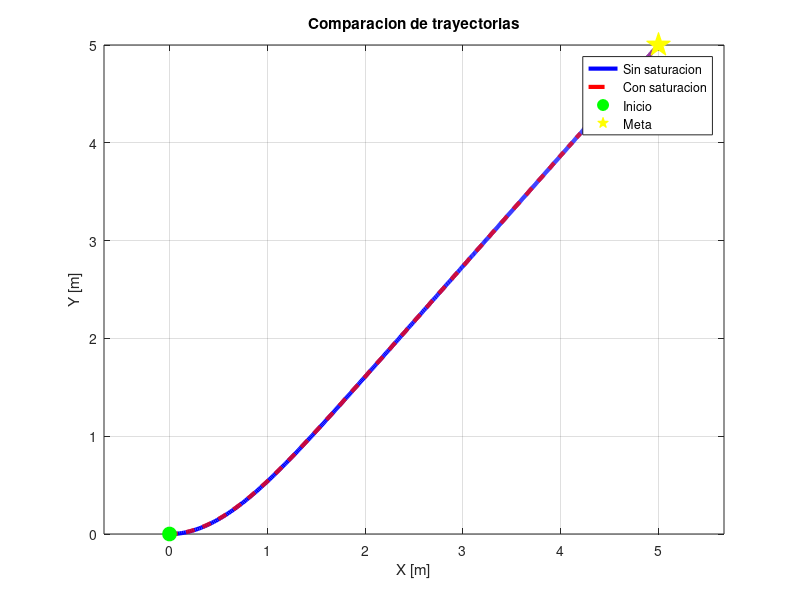
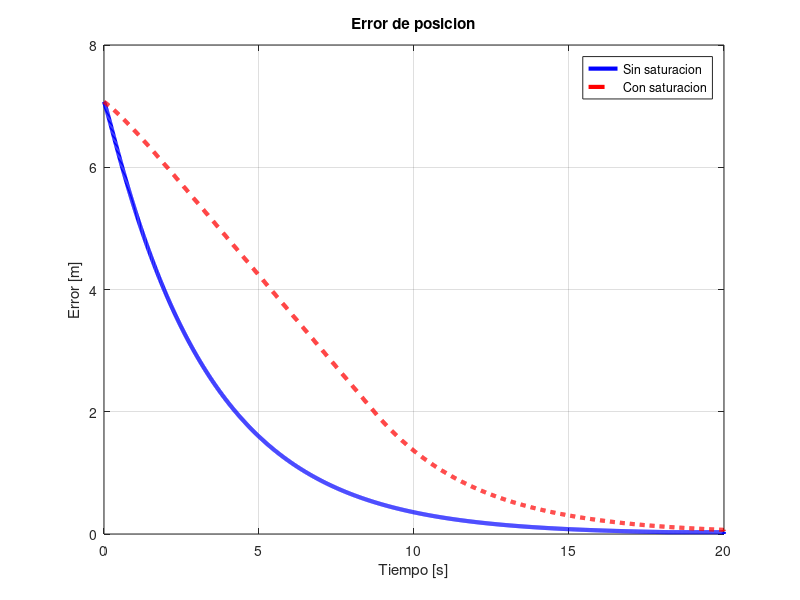
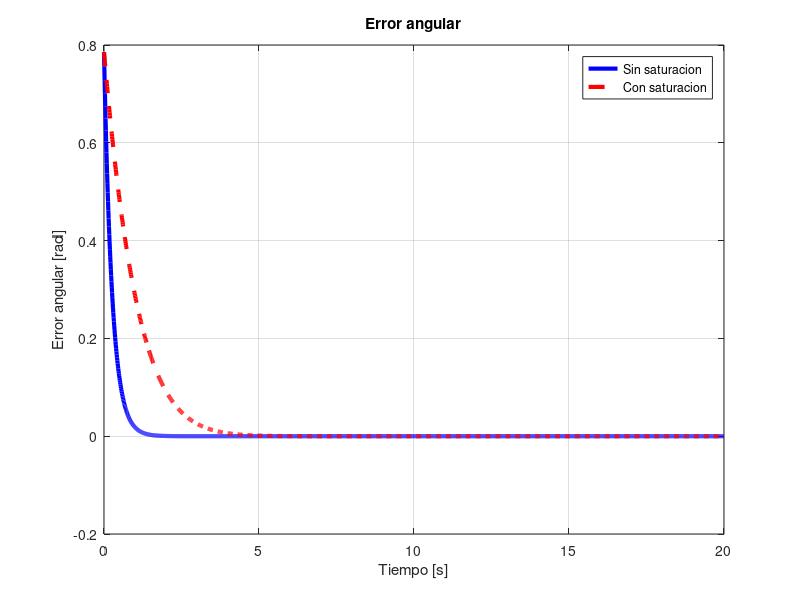
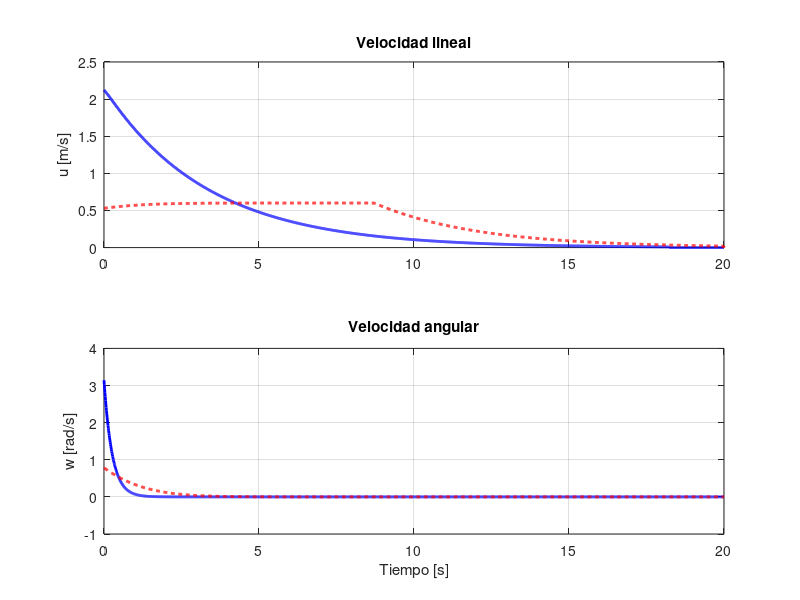

Reproduce these figures in MATLAB, in order. (Note: this script raises an error after producing the figures.)
clear;
clc;
close all;

%% PARAMETROS DEL ROBOT

L = 0.18;
r = 0.03;

thetaDot_max = 20;   % rad/s

ts = 20;
ti = 0.01;
t = 0:ti:ts;

%% META

xd = 5;
yd = 5;

%% GANANCIAS

k_rho = 0.3;
k_theta = 4;

tolerancia = 0.03;

%% CASO 1: SIN SATURACION

x1(1)=0;
y1(1)=0;
theta1(1)=0;

rho1=zeros(size(t));
etheta1=zeros(size(t));
u1=zeros(size(t));
w1=zeros(size(t));

thetaD1=zeros(size(t));
thetaI1=zeros(size(t));

for k=1:length(t)-1

    ex = xd - x1(k);
    ey = yd - y1(k);

    rho1(k)=sqrt(ex^2+ey^2);

    theta_d = atan2(ey,ex);

    etheta1(k)=atan2( ...
        sin(theta_d-theta1(k)), ...
        cos(theta_d-theta1(k)));

    u1(k)=k_rho*rho1(k);
    w1(k)=k_theta*etheta1(k);

    if rho1(k)<tolerancia
        u1(k)=0;
        w1(k)=0;
    end

    vD = u1(k) + (L/2)*w1(k);
    vI = u1(k) - (L/2)*w1(k);

    thetaD1(k)=vD/r;
    thetaI1(k)=vI/r;

    x1(k+1)=x1(k)+ti*u1(k)*cos(theta1(k));
    y1(k+1)=y1(k)+ti*u1(k)*sin(theta1(k));
    theta1(k+1)=theta1(k)+ti*w1(k);

end

%% CASO 2: CON SATURACION PROPORCIONAL

x2(1)=0;
y2(1)=0;
theta2(1)=0;

rho2=zeros(size(t));
etheta2=zeros(size(t));
u2=zeros(size(t));
w2=zeros(size(t));

thetaD2=zeros(size(t));
thetaI2=zeros(size(t));

for k=1:length(t)-1

    ex = xd - x2(k);
    ey = yd - y2(k);

    rho2(k)=sqrt(ex^2+ey^2);

    theta_d = atan2(ey,ex);

    etheta2(k)=atan2( ...
        sin(theta_d-theta2(k)), ...
        cos(theta_d-theta2(k)));

    u_des = k_rho*rho2(k);
    w_des = k_theta*etheta2(k);

    if rho2(k)<tolerancia
        u_des = 0;
        w_des = 0;
    end

    vD = u_des + (L/2)*w_des;
    vI = u_des - (L/2)*w_des;

    thetaD = vD/r;
    thetaI = vI/r;

    %% SATURACION PROPORCIONAL

    vmax = max(abs([thetaD thetaI]));

    if vmax > thetaDot_max

        factor = thetaDot_max/vmax;

        thetaD = thetaD*factor;
        thetaI = thetaI*factor;

    end

    thetaD2(k)=thetaD;
    thetaI2(k)=thetaI;

    vD = thetaD*r;
    vI = thetaI*r;

    u2(k)=(vD+vI)/2;
    w2(k)=(vD-vI)/L;

    x2(k+1)=x2(k)+ti*u2(k)*cos(theta2(k));
    y2(k+1)=y2(k)+ti*u2(k)*sin(theta2(k));
    theta2(k+1)=theta2(k)+ti*w2(k);

end

%% COMPARACION DE TRAYECTORIAS

figure

h1 = plot(x1,y1,'b','LineWidth',3);
hold on

h2 = plot(x2,y2,'r--','LineWidth',3);

h3 = plot(0,0,...
    'go',...
    'MarkerFaceColor','g',...
    'MarkerSize',10);

h4 = plot(xd,yd,...
    'p',...
    'Color',[1 1 0],...
    'MarkerFaceColor',[1 1 0],...
    'MarkerSize',18);

grid on
axis equal

xlabel('X [m]')
ylabel('Y [m]')

legend([h1 h2 h3 h4],...
    {'Sin saturacion',...
    'Con saturacion',...
    'Inicio',...
    'Meta'},...
    'Location','best');

title('Comparacion de trayectorias')

%% ERROR DE POSICION

figure

plot(t,rho1,'b','LineWidth',3)
hold on

plot(t,rho2,'r--','LineWidth',3)

grid on

xlabel('Tiempo [s]')
ylabel('Error [m]')

legend('Sin saturacion', ...
       'Con saturacion')

title('Error de posicion')

%% ERROR ANGULAR

figure

plot(t,etheta1,'b','LineWidth',3)
hold on

plot(t,etheta2,'r--','LineWidth',3)

grid on

xlabel('Tiempo [s]')
ylabel('Error angular [rad]')

legend('Sin saturacion', ...
       'Con saturacion')

title('Error angular')

%% U Y W

figure

subplot(2,1,1)

plot(t,u1,'b','LineWidth',2)
hold on
plot(t,u2,'r--','LineWidth',2)

grid on
ylabel('u [m/s]')
title('Velocidad lineal')

subplot(2,1,2)

plot(t,w1,'b','LineWidth',2)
hold on
plot(t,w2,'r--','LineWidth',2)

grid on
ylabel('w [rad/s]')
xlabel('Tiempo [s]')
title('Velocidad angular')

%% VELOCIDADES DE RUEDAS

figure

subplot(2,1,1)

plot(t,thetaD1,'b','LineWidth',2)
hold on

plot(t,thetaD2,'r--','LineWidth',2)

grid on

ylabel('\theta_D [rad/s]')

legend('Sin sat','Con sat')

title('Rueda derecha')

subplot(2,1,2)

plot(t,thetaI1,'b','LineWidth',2)
hold on

plot(t,thetaI2,'r--','LineWidth',2)

grid on

ylabel('\theta_I [rad/s]')
xlabel('Tiempo [s]')

legend({'Sin sat','Con sat'},'Location','best')

title('Rueda izquierda')
%% RESULTADOS

fprintf('\n===== SIN SATURACION =====\n');
fprintf('Error final = %.4f m\n',rho1(end));
fprintf('Theta D max = %.2f rad/s\n',max(abs(thetaD1)));
fprintf('Theta I max = %.2f rad/s\n',max(abs(thetaI1)));

fprintf('\n===== CON SATURACION =====\n');
fprintf('Error final = %.4f m\n',rho2(end));
fprintf('Theta D max = %.2f rad/s\n',max(abs(thetaD2)));
fprintf('Theta I max = %.2f rad/s\n',max(abs(thetaI2)));

%% INDICADORES PARA TABLA 8.2
% Tiempo de llegada
idx1 = find(rho1 < tolerancia,1);
idx2 = find(rho2 < tolerancia,1);

if isempty(idx1)
    tiempo1 = NaN;
else
    tiempo1 = t(idx1);
end

if isempty(idx2)
    tiempo2 = NaN;
else
    tiempo2 = t(idx2);
end

% Distancia recorrida
dist1 = sum(sqrt(diff(x1).^2 + diff(y1).^2));
dist2 = sum(sqrt(diff(x2).^2 + diff(y2).^2));

fprintf('\n===== TABLA 8.2 =====\n');

fprintf('\nSIN SATURACION\n');
fprintf('Error final        = %.4f m\n',rho1(end));
fprintf('Tiempo de llegada  = %.2f s\n',tiempo1);
fprintf('Theta D maxima     = %.2f rad/s\n',max(abs(thetaD1)));
fprintf('Theta I maxima     = %.2f rad/s\n',max(abs(thetaI1)));
fprintf('Distancia recorrida= %.2f m\n',dist1);

fprintf('\nCON SATURACION\n');
fprintf('Error final        = %.4f m\n',rho2(end));
fprintf('Tiempo de llegada  = %.2f s\n',tiempo2);
fprintf('Theta D maxima     = %.2f rad/s\n',max(abs(thetaD2)));
fprintf('Theta I maxima     = %.2f rad/s\n',max(abs(thetaI2)));
fprintf('Distancia recorrida= %.2f m\n',dist2);

%% ANIMACION DEL CONTROL CINEMATICO

figure('Name','Control Cinematico','NumberTitle','off');
clf;
hold on;
grid on;
axis equal;

xlabel('Posicion X [m]');
ylabel('Posicion Y [m]');
title('Control Cinematico con Saturacion');

xlim([min(x2)-1 max(x2)+1]);
ylim([min(y2)-1 max(y2)+1]);

% Trayectoria de referencia
plot(x2,y2,'w--','LineWidth',1.5);

% Inicio
plot(x2(1),y2(1), ...
    'go', ...
    'MarkerFaceColor','g', ...
    'MarkerSize',12);

% Meta
plot(xd,yd, ...
    'rp', ...
    'MarkerFaceColor','r', ...
    'MarkerSize',15);

set(gca,...
    'FontSize',12,...
    'Color',[0.15 0.15 0.15],...
    'XColor','w',...
    'YColor','w',...
    'GridColor','w');

set(gcf,'Color',[0.2 0.2 0.2]);

%% Robot

L_robot = 0.25;
W_robot = 0.16;

robot_shape = [ L_robot/2,  W_robot/2;
                L_robot/2, -W_robot/2;
               -L_robot/2, -W_robot/2;
               -L_robot/2,  W_robot/2 ]';

wheel_shape = [ -0.06, 0.02;
                 0.06, 0.02;
                 0.06,-0.02;
                -0.06,-0.02 ]';

pos_wheel_L = [0; L/2];
pos_wheel_R = [0;-L/2];

h_trayectoria = plot(nan,nan,'b','LineWidth',3);

h_robot  = [];
h_ruedaL = [];
h_ruedaR = [];
h_frente = [];

nombre_archivo = 'control_cinematico.gif';

%% Animacion

for k = 1:10:length(x2)

    set(h_trayectoria,...
        'XData',x2(1:k),...
        'YData',y2(1:k));

    if k > 1

        if isgraphics(h_robot)
            delete(h_robot);
        end

        if isgraphics(h_ruedaL)
            delete(h_ruedaL);
        end

        if isgraphics(h_ruedaR)
            delete(h_ruedaR);
        end

        if isgraphics(h_frente)
            delete(h_frente);
        end

    end

    Rmat = [cos(theta2(k)) -sin(theta2(k));
            sin(theta2(k))  cos(theta2(k))];

    p = [x2(k); y2(k)];

    robot_global = Rmat*robot_shape + p;

    wheel_L_global = Rmat*(wheel_shape + pos_wheel_L) + p;
    wheel_R_global = Rmat*(wheel_shape + pos_wheel_R) + p;

    frente = Rmat*[L_robot/2 + 0.1;0] + p;

    % Chasis
    h_robot = fill(robot_global(1,:),...
                   robot_global(2,:),...
                   [1 0 0],...
                   'EdgeColor','w');

    % Llanta izquierda
    h_ruedaL = fill(wheel_L_global(1,:),...
                    wheel_L_global(2,:),...
                    [0 0 0]);

    % Llanta derecha
    h_ruedaR = fill(wheel_R_global(1,:),...
                    wheel_R_global(2,:),...
                    [0 0 0]);

    % Frente
    h_frente = plot([p(1) frente(1)],...
                    [p(2) frente(2)],...
                    'y',...
                    'LineWidth',2);

    drawnow limitrate

    %% Guardar GIF

    frame = getframe(gcf);
    im = frame2im(frame);
    [imind,cm] = rgb2ind(im,256);

    if k == 1

        imwrite(imind,cm,nombre_archivo,...
            'gif',...
            'Loopcount',inf,...
            'DelayTime',0.05);

    else

        imwrite(imind,cm,nombre_archivo,...
            'gif',...
            'WriteMode','append',...
            'DelayTime',0.05);

    end

end
